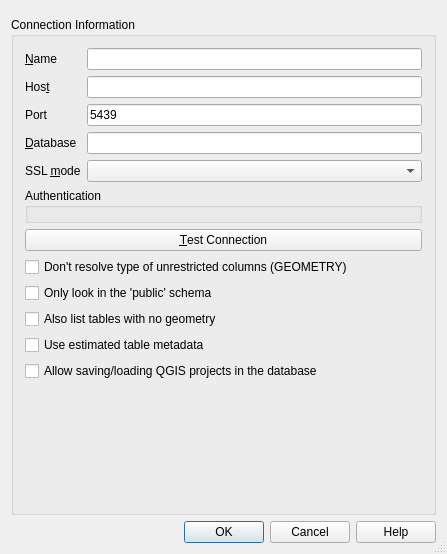
<?xml version="1.0" encoding="UTF-8"?>
<ui version="4.0">
 <class>QgsRedshiftNewConnectionBase</class>
 <widget class="QDialog" name="QgsRedshiftNewConnectionBase">
  <property name="geometry">
   <rect>
    <x>0</x>
    <y>0</y>
    <width>447</width>
    <height>554</height>
   </rect>
  </property>
  <property name="sizePolicy">
   <sizepolicy hsizetype="MinimumExpanding" vsizetype="MinimumExpanding">
    <horstretch>0</horstretch>
    <verstretch>0</verstretch>
   </sizepolicy>
  </property>
  <property name="windowTitle">
   <string>Create a New Redshift Connection</string>
  </property>
  <property name="sizeGripEnabled">
   <bool>true</bool>
  </property>
  <property name="modal">
   <bool>true</bool>
  </property>
  <layout class="QVBoxLayout" name="verticalLayout_2">
   <item>
    <widget class="QgsMessageBar" name="bar" native="true"/>
   </item>
   <item>
    <widget class="QGroupBox" name="GroupBox1">
     <property name="title">
      <string>Connection Information</string>
     </property>
     <layout class="QVBoxLayout" name="verticalLayout">
      <item>
       <layout class="QGridLayout" name="gridLayout_2">
        <item row="0" column="0">
         <widget class="QLabel" name="TextLabel1_2">
          <property name="text">
           <string>&amp;Name</string>
          </property>
          <property name="buddy">
           <cstring>txtName</cstring>
          </property>
         </widget>
        </item>
        <item row="0" column="1">
         <widget class="QLineEdit" name="txtName">
          <property name="toolTip">
           <string>Name of the new connection</string>
          </property>
         </widget>
        </item>
        <item row="1" column="0">
         <widget class="QLabel" name="TextLabel1">
          <property name="text">
           <string>Hos&amp;t</string>
          </property>
          <property name="buddy">
           <cstring>txtHost</cstring>
          </property>
         </widget>
        </item>
        <item row="1" column="1">
         <widget class="QLineEdit" name="txtHost"/>
        </item>
        <item row="2" column="0">
         <widget class="QLabel" name="TextLabel2_2">
          <property name="text">
           <string>Port</string>
          </property>
          <property name="buddy">
           <cstring>txtPort</cstring>
          </property>
         </widget>
        </item>
        <item row="2" column="1">
         <widget class="QLineEdit" name="txtPort">
          <property name="text">
           <string>5439</string>
          </property>
         </widget>
        </item>
        <item row="3" column="0">
         <widget class="QLabel" name="TextLabel2">
          <property name="text">
           <string>&amp;Database</string>
          </property>
          <property name="buddy">
           <cstring>txtDatabase</cstring>
          </property>
         </widget>
        </item>
        <item row="3" column="1">
         <widget class="QLineEdit" name="txtDatabase"/>
        </item>
        <item row="4" column="0">
         <widget class="QLabel" name="TextLabel3_3">
          <property name="text">
           <string>SSL &amp;mode</string>
          </property>
          <property name="buddy">
           <cstring>cbxSSLmode</cstring>
          </property>
         </widget>
        </item>
        <item row="4" column="1">
         <widget class="QComboBox" name="cbxSSLmode"/>
        </item>
       </layout>
      </item>
      <item>
       <widget class="QGroupBox" name="mAuthGroupBox">
        <property name="title">
         <string>Authentication</string>
        </property>
        <layout class="QGridLayout" name="gridLayout">
         <property name="leftMargin">
          <number>6</number>
         </property>
         <property name="topMargin">
          <number>6</number>
         </property>
         <property name="rightMargin">
          <number>6</number>
         </property>
         <property name="bottomMargin">
          <number>6</number>
         </property>
         <item row="0" column="0">
          <widget class="QgsAuthSettingsWidget" name="mAuthSettings" native="true"/>
         </item>
        </layout>
       </widget>
      </item>
      <item>
       <widget class="QPushButton" name="btnConnect">
        <property name="text">
         <string>&amp;Test Connection</string>
        </property>
       </widget>
      </item>
      <item>
       <widget class="QCheckBox" name="cb_dontResolveType">
        <property name="text">
         <string>Don't resolve type of unrestricted columns (GEOMETRY)</string>
        </property>
       </widget>
      </item>
      <item>
       <widget class="QCheckBox" name="cb_publicSchemaOnly">
        <property name="toolTip">
         <string>Restrict the search to the public schema for spatial tables not in the geometry_columns table</string>
        </property>
        <property name="whatsThis">
         <string>When searching for spatial tables that are not in the geometry_columns tables, restrict the search to tables that are in the public schema (for some databases this can save lots of time)</string>
        </property>
        <property name="text">
         <string>Only look in the 'public' schema</string>
        </property>
       </widget>
      </item>
      <item>
       <widget class="QCheckBox" name="cb_allowGeometrylessTables">
        <property name="text">
         <string>Also list tables with no geometry</string>
        </property>
        <property name="checked">
         <bool>false</bool>
        </property>
       </widget>
      </item>
      <item>
       <widget class="QCheckBox" name="cb_useEstimatedMetadata">
        <property name="toolTip">
         <string>Use estimated table statistics for the layer metadata.</string>
        </property>
        <property name="whatsThis">
         <string>&lt;html&gt;
&lt;body&gt;
&lt;p&gt;When the layer is setup various metadata is required for the Redshift table. This includes information such as the table row count, geometry type and spatial extents of the data in the geometry column. If the table contains a large number of rows determining this metadata is time consuming.&lt;/p&gt;
&lt;p&gt;By activating this option the following fast table metadata operations are done:&lt;/p&gt;
&lt;p&gt;1) Row count is estimated on the Redshift table.&lt;/p&gt;
&lt;p&gt;2) Table extents are always determined with the estimated_extent PostGIS function even if a layer filter is applied.&lt;/p&gt;
&lt;p&gt;3) If the table geometry type is unknown and is not exclusively taken from the geometry_columns table, then it is determined from the first 100 non-null geometry rows in the table.&lt;/p&gt;
&lt;/body&gt;
&lt;/html&gt;</string>
        </property>
        <property name="text">
         <string>Use estimated table metadata</string>
        </property>
       </widget>
      </item>
      <item>
       <widget class="QCheckBox" name="cb_projectsInDatabase">
        <property name="text">
         <string>Allow saving/loading QGIS projects in the database</string>
        </property>
       </widget>
      </item>
      <item>
       <spacer name="verticalSpacer">
        <property name="orientation">
         <enum>Qt::Vertical</enum>
        </property>
        <property name="sizeHint" stdset="0">
         <size>
          <width>20</width>
          <height>0</height>
         </size>
        </property>
       </spacer>
      </item>
     </layout>
    </widget>
   </item>
   <item>
    <widget class="QDialogButtonBox" name="buttonBox">
     <property name="standardButtons">
      <set>QDialogButtonBox::Cancel|QDialogButtonBox::Help|QDialogButtonBox::Ok</set>
     </property>
    </widget>
   </item>
  </layout>
 </widget>
 <layoutdefault spacing="6" margin="11"/>
 <customwidgets>
  <customwidget>
   <class>QgsMessageBar</class>
   <extends>QWidget</extends>
   <header>qgsmessagebar.h</header>
   <container>1</container>
  </customwidget>
  <customwidget>
   <class>QgsAuthSettingsWidget</class>
   <extends>QWidget</extends>
   <header>auth/qgsauthsettingswidget.h</header>
   <container>1</container>
  </customwidget>
 </customwidgets>
 <resources/>
 <connections>
  <connection>
   <sender>buttonBox</sender>
   <signal>rejected()</signal>
   <receiver>QgsRedshiftNewConnectionBase</receiver>
   <slot>reject()</slot>
   <hints>
    <hint type="sourcelabel">
     <x>313</x>
     <y>501</y>
    </hint>
    <hint type="destinationlabel">
     <x>451</x>
     <y>312</y>
    </hint>
   </hints>
  </connection>
  <connection>
   <sender>buttonBox</sender>
   <signal>accepted()</signal>
   <receiver>QgsRedshiftNewConnectionBase</receiver>
   <slot>accept()</slot>
   <hints>
    <hint type="sourcelabel">
     <x>395</x>
     <y>501</y>
    </hint>
    <hint type="destinationlabel">
     <x>450</x>
     <y>287</y>
    </hint>
   </hints>
  </connection>
 </connections>
</ui>
